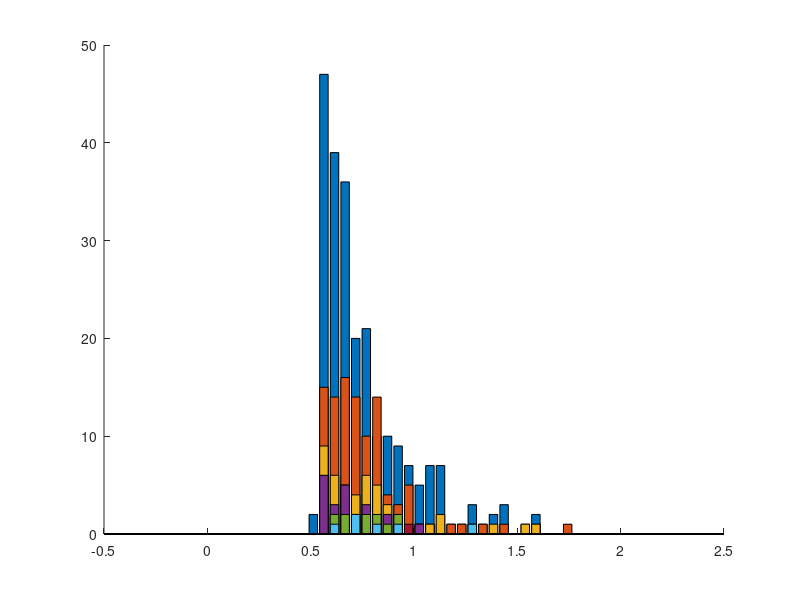

This chart was generated by the following MATLAB code: (Note: this script raises an error after producing the figure.)
clear; close all; clc;

%%
%fix step size
dt = 0.001;
%parameter 
ndt = 0.5; %NON-DECISION TIME
mu = 0.3;  %BY CONVENTION MU MUST BE POSITIVE 
sd = 1;   %THIS IS VARIABILITY WITHIN THE WALK.  KEEP FIXED AT 1. 
nsteps = 2500; %MAX LENGTH OF WALK.  INCREASE TILL WARNING GOES AWAY
ntrials = 500; %NUMBER OF RUNS
criterion = 1; %CORRECT BOUNDARY LOCATION, INCORRECT IS ZERO 
beta = 0.5; % NORMALIZED BIAS
bias = beta*criterion; %ACTUAL BIAS
total_err_pr = 0; % keep running sum of err probability
total_err_rt = 0; % use total_err_pr to normalize this value
%set random number seed 
rng(19680104);
%OUTPUT VARIABLES
sample = zeros(1,nsteps+1);   %This is a single random draw from normal distribution
path = zeros(ntrials,nsteps+1); %This is all the random walks
rt = zeros(ntrials,1);  %These are the rts across trials 
correct = zeros(ntrials,1); %This is accuracy data. ZERO IS WRONG, ONE IS RIGHT

figure

% loop over all 100 samples of drift rate (i.e. mu)
for i = 1:100
    sampled_mu = normrnd(mu,0.1,[1,1]);
    %LOOP OVER ntrials.  
    for j = 1:ntrials
        goodpath = 0;
        while goodpath == 0
            draw = normrnd(sampled_mu*dt,sd*sqrt(dt),[1,nsteps]);  %DRAW A WALK
            sample(1) = bias; %START AT BIAS
            sample(2:nsteps+1) = draw; 
            walk = cumsum(sample); %SUM THE WALK.   
            crossbnd = find((walk > criterion) |(walk < 0)); %TEST BOTH BOUNDARIES  
            if ~isempty(crossbnd) %TEST IF IT CROSSED ONE OF THE BOUNDARIES AT LEAST
                goodpath = 1; %WALK IS GOOD, SET TO 1 TO EXIT WHILE LOOP
                path(j,:) = walk; %SAVE THE WALK
            else
                display('Bad Walk') %NOTIFY BAD WALK AND DRAW AGAIN LOWER
            end;
        end;
        rt(j) = crossbnd(1);  %RT IS FIRST CROSSING
        if path(j,rt(j)) > criterion  %TEST IF CORRECT
            path(j,rt(j):end) = criterion; %SET THE REST OF WALK TO BOUNDARY
            correct(j) = 1; %INDICATE CORRECT TRIAL
        else %TRIALIS INCORRECT
            path(j,rt(j):end) = 0; %SET THE REST OF WALK TO ZERO. 
        end; 
        %Add Non-decision time
        rt(j) = rt(j) + ndt/dt;	
    end
    % need to weight average incorrect response times by relative probabilities of incorrect
    %convert rt to milliseconds
    rt = rt*dt;
    errorrt = rt(find(correct == 0));
    % this trial's avg
    avg_err_rt = mean(errorrt);
    err_pr = 1 - mean(correct)
    total_err_rt = total_err_rt + avg_err_rt * err_pr;
    total_err_pr = total_err_pr + err_pr;
    hold on
    bins = linspace(0,2,40);
    [n1,x] = hist(errorrt, bins); 
    h = bar(x, n1);
end

% avg now over all trials
% weighed mean err response time!
avg_err_rt = total_err_rt / total_err_pr;
xline(avg_err_rt,'--b');
xlabel('Response Time')
ylabel('Number of Trials')
title('Error Trial RTs')
